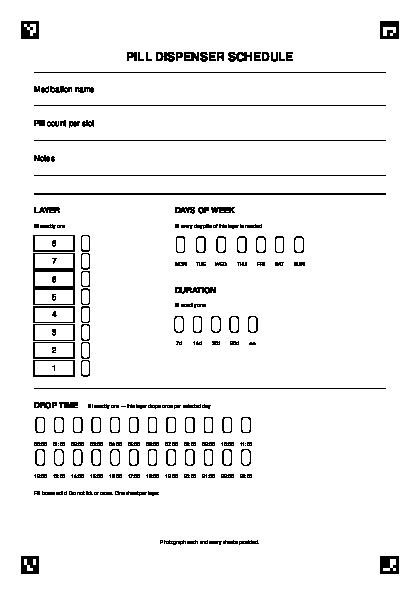
#> input picture pill_dispenser/form_sheet_parser/form_sheet/form_sheet.png, 420 x 595 px
$ python -i form_sheet_parser.py   (imports and definitions only)   (older library calls are emulated)
#> lines starting #> are read from the running program, lines starting #| are printed output that depends on the picture; after the words box and inside, x2 and y2 are one past the last pixel; in counts of white or black regions, pixels touching at a corner belong together
"""Read a filled-in pill dispenser schedule sheet from a photograph.

The sheet is the offline half of SnapCare. A caregiver who cannot use the app —
or who is filling trays for someone else — marks a paper form, photographs it,
and the schedule reaches the dispenser without anyone typing anything. Four
ArUco markers pin the page corners, so the photo can be taken by hand at an
angle and still rectify to a fixed 1000x1000 grid where every bubble has a
known coordinate.

Pipeline
--------
    photo -> detect markers -> warp to 1000x1000 -> threshold -> score bubbles

Reading a bubble is the part that is easy to get wrong. The obvious method —
measure the fraction of dark pixels in a box and call it filled above some
threshold — has a flaw that only shows up on real paper: **an empty bubble is
not empty**. Its own printed outline is ink, and it lands inside the box. So
the fixed cutoff is not really measuring "is this filled", it is measuring
"is this darker than the printed outline was on the day we calibrated". Change
the printer, the paper, the camera's exposure or the ambient light, and the
cutoff drifts out from under you.

So each sheet calibrates itself. Every bubble on the page is scored, and a low
percentile of those scores is taken as *this photograph's* idea of what an
unmarked bubble looks like. Scores are then rescaled against that baseline
before any threshold is applied. A sheet shot in shadow and the same sheet shot
in daylight produce the same answer, because both are measured against their
own paper rather than a remembered one.
"""
from __future__ import annotations

import json
from dataclasses import dataclass, field
from pathlib import Path

import cv2
import numpy as np

DICT = cv2.aruco.getPredefinedDictionary(cv2.aruco.DICT_4X4_50)
SIDE = 1000

HERE = Path(__file__).resolve().parent
DEFAULT_CONFIG = HERE / "form_sheet" / "form_sheet_config.json"

# Variance of the Laplacian, the usual cheap defocus proxy, as a backstop only.
#
# It is deliberately loose, because measurement said it should be. Sweeping
# defocus against synthetic sheets, the gap between a marked bubble and an
# unmarked one barely moves: at four times the nominal blur, marks still score
# 0.39 and up while empty boxes stay under 0.19. Blur does not close that gap —
# what it eventually does is stop the ArUco markers being detectable at all,
# and that failure is caught separately and reported as "could not locate the
# sheet". So the real defence against a bad photograph is the score separation
# itself, and a tight sharpness gate here would only reject sheets that read
# perfectly well.
MIN_SHARPNESS = 15.0
# Below this, the warped page is too dark for the adaptive threshold to mean
# anything and the user should be asked to retake rather than shown a guess.
MIN_MEAN_LUMA = 45.0
# How far the fitted page transform may miss a marker corner, in canonical
# pixels. A bubble is 16x32, so a fit off by half a bubble is already reading
# the wrong box; this refuses well before that.
MAX_FIT_RESIDUAL_PX = 8.0


# ── results ─────────────────────────────────────────────────────────────────

@dataclass
class SheetResult:
    """What one photograph of one sheet says.

    `values` is the answer; everything else exists so a failure can be
    explained to the person holding the camera instead of just refused.
    """

    values: dict
    problems: list[str] = field(default_factory=list)
    scores: dict = field(default_factory=dict)      # group -> {key: normalized score}
    baseline: float = 0.0                           # what an empty bubble scored
    quality: dict = field(default_factory=dict)     # sharpness, luma, markers, residual
    found_page: bool = True                         # were the markers located at all

    @property
    def ok(self) -> bool:
        return self.found_page and not self.problems

    # [26 lines left out: functions to_json, no_page, not called in this run]


# ── fiducials ───────────────────────────────────────────────────────────────

# Page geometry, taken from form_sheet/.form_sheet.tex. These are what the
# printer puts on the paper, so they are the ground truth for where a marker's
# corners are; measuring them off the low-resolution preview PNG instead would
# bake that raster's quantization into the model.
PAGE_W_MM, PAGE_H_MM = 148.0, 210.0     # A5 portrait
MARKER_BOX_MM = 9.0                     # \includegraphics[width=9mm]
MARKER_MARGIN_MM = 6.0                  # inset from each page edge
# generate_aruco_corners pads a 600px marker with a 120px white quiet zone on
# every side, so the black pattern is 600/840 of the placed box and starts
# 120/840 of the way in. The quiet zone is what makes the marker findable at
# all, and it means the pattern is smaller than the 9mm it is placed at.
_PATTERN_FRAC = 600.0 / 840.0
_QUIET_FRAC = 120.0 / 840.0
MARKER_PATTERN_MM = MARKER_BOX_MM * _PATTERN_FRAC          # 6.4286
_INSET_MM = MARKER_MARGIN_MM + MARKER_BOX_MM * _QUIET_FRAC  # 7.2857

# The canonical 1000x1000 space is defined by the four outermost pattern
# corners, which is what the original single-quad warp used — so every bubble
# coordinate already calibrated against it stays valid.
_X0, _Y0 = _INSET_MM, _INSET_MM
_X1, _Y1 = PAGE_W_MM - _INSET_MM, PAGE_H_MM - _INSET_MM

MIN_MARKERS = 3


def _mm_to_canonical(x_mm: float, y_mm: float) -> tuple[float, float]:
    return ((x_mm - _X0) / (_X1 - _X0) * (SIDE - 1),
            (y_mm - _Y0) / (_Y1 - _Y0) * (SIDE - 1))


def canonical_marker_corners() -> dict[int, np.ndarray]:
    """Marker id -> its four corners in canonical space, in detector order.

    `detectMarkers` lists a marker's corners starting at its own top-left and
    going clockwise. Because that ordering is relative to the marker's own
    pattern, it rotates with the page — which is exactly what makes a sheet
    photographed upside down still resolve to an upright rectification.
    """
    size = MARKER_PATTERN_MM
    origins = {                       # top-left of each pattern, in mm
        0: (_X0, _Y0),                            # TL
        1: (PAGE_W_MM - _INSET_MM - size, _Y0),   # TR
        2: (PAGE_W_MM - _INSET_MM - size, PAGE_H_MM - _INSET_MM - size),  # BR
        3: (_X0, PAGE_H_MM - _INSET_MM - size),   # BL
    }
    out = {}
    for i, (ox, oy) in origins.items():
        square = [(ox, oy), (ox + size, oy), (ox + size, oy + size), (ox, oy + size)]
        out[i] = np.array([_mm_to_canonical(x, y) for x, y in square], dtype=np.float32)
    return out


CANONICAL_MARKERS = canonical_marker_corners()


# [11 lines left out: function generate_aruco_corners, not called in this run]


def _detector() -> cv2.aruco.ArucoDetector:
    params = cv2.aruco.DetectorParameters()
    # Sub-pixel refinement costs almost nothing here and directly buys bubble
    # alignment: an error in a marker corner is multiplied across the page by
    # the homography, so half a pixel at the corner is several at the far edge.
    params.cornerRefinementMethod = cv2.aruco.CORNER_REFINE_SUBPIX
    return cv2.aruco.ArucoDetector(DICT, params)


def find_markers(img: np.ndarray) -> dict[int, np.ndarray]:
    """Detected marker id -> its four corners, keeping only the ids we printed."""
    corners, ids, _ = _detector().detectMarkers(img)
    if ids is None:
        return {}
    return {int(i): c[0].astype(np.float32)
            for i, c in zip(ids.flatten(), corners) if int(i) in CANONICAL_MARKERS}


def estimate_page_homography(img: np.ndarray) -> tuple[np.ndarray, dict]:
    """Fit photo -> canonical using every corner of every marker found.

    Returns (3x3 homography, info).

    Why all sixteen corners rather than the four outermost ones: a hand
    steadying the page covers a marker constantly, and the sheet has to be
    readable when one is gone. The obvious repair — treat the page as a
    parallelogram and infer the fourth corner from the other three — is wrong
    under perspective, and wrong in the worst possible way. It does not fail
    loudly; it shifts the whole bubble map by a fraction of the page, so marks
    land in neighbouring bubbles and the sheet reads as a different, entirely
    plausible schedule. That is a silent misreading feeding a machine that
    dispenses medication.

    Each marker instead contributes four correspondences, so three markers give
    twelve well-spread points — far more than the four a homography needs, and
    fitted under the correct projective model rather than an affine
    approximation of it. Fewer than three is refused, because two markers span
    too little of the page to constrain the far corners.
    """
    found = find_markers(img)
    if not found:
        raise ValueError("no markers detected")
    if len(found) < MIN_MARKERS:
        missing = [i for i in range(4) if i not in found]
        raise ValueError(
            f"only {len(found)} of 4 markers detected (missing {missing}); "
            f"need at least {MIN_MARKERS} to locate the page"
        )

    src = np.concatenate([found[i] for i in sorted(found)])
    dst = np.concatenate([CANONICAL_MARKERS[i] for i in sorted(found)])
    M, inliers = cv2.findHomography(src, dst, method=cv2.RANSAC, ransacReprojThreshold=3.0)
    if M is None:
        raise ValueError("could not fit a page transform to the detected markers")

    # Residual in canonical pixels. A bubble is 16x32, so anything approaching
    # that means the map no longer lines up with the paper.
    projected = cv2.perspectiveTransform(src.reshape(-1, 1, 2), M).reshape(-1, 2)
    residual = float(np.max(np.linalg.norm(projected - dst, axis=1)))
    return M, {
        "markers": len(found),
        "marker_ids": sorted(found),
        "residual_px": residual,
        "inliers": int(inliers.sum()) if inliers is not None else len(src),
    }


# [13 lines left out: function detect_aruco_corners, not called in this run]


def warp_form_sheet(img: np.ndarray, transform: np.ndarray) -> np.ndarray:
    """Rectify the page to the SIDE x SIDE image the bubble map is drawn on.

    Accepts either a (4, 2) page quad or a ready 3x3 homography, so the older
    `warp_form_sheet(img, detect_aruco_corners(img))` call still works.
    """
    transform = np.asarray(transform, dtype=np.float32)
    if transform.shape == (3, 3):
        M = transform
    elif transform.shape == (4, 2):
        dst = np.float32([[0, 0], [SIDE - 1, 0], [SIDE - 1, SIDE - 1], [0, SIDE - 1]])
        M = cv2.getPerspectiveTransform(transform, dst)
    else:
        raise ValueError(f"expected a (4,2) quad or a (3,3) homography, got {transform.shape}")
    return cv2.warpPerspective(img, M, (SIDE, SIDE))


# [29 lines left out: function crop_field, not called in this run]


# ── thresholding ────────────────────────────────────────────────────────────

def preprocess_form_sheet(warped: np.ndarray) -> np.ndarray:
    """Grayscale -> blur -> adaptive threshold. Output: ink = 255, paper = 0.

    The threshold is adaptive because a phone photograph of a flat page is
    never evenly lit — there is a bright spot where the lamp is and a shadow
    where the photographer is. A global cutoff turns that gradient into
    "everything on the left is filled".
    """
    gray = warped if warped.ndim == 2 else cv2.cvtColor(warped, cv2.COLOR_BGR2GRAY)
    blur = cv2.GaussianBlur(gray, (5, 5), 0)
    return cv2.adaptiveThreshold(
        blur, 255, cv2.ADAPTIVE_THRESH_GAUSSIAN_C, cv2.THRESH_BINARY_INV,
        blockSize=51, C=10,
    )


def assess_quality(warped: np.ndarray, info: dict | None = None) -> tuple[dict, list[str]]:
    """Cheap "is this photo worth reading" checks, run before any bubble is scored.

    Refusing a bad photograph is the right answer far more often than reading
    one confidently. The user is standing in front of the sheet and can simply
    take another; a wrong schedule reaches a dispenser full of medication.
    """
    gray = warped if warped.ndim == 2 else cv2.cvtColor(warped, cv2.COLOR_BGR2GRAY)
    sharpness = float(cv2.Laplacian(gray, cv2.CV_64F).var())
    luma = float(gray.mean())
    info = info or {}

    problems = []
    if sharpness < MIN_SHARPNESS:
        problems.append(f"photo is out of focus (sharpness {sharpness:.0f} < {MIN_SHARPNESS:.0f})")
    if luma < MIN_MEAN_LUMA:
        problems.append(f"photo is too dark (mean luma {luma:.0f} < {MIN_MEAN_LUMA:.0f})")

    # A large residual means the markers were found but do not agree on where
    # the page is — a crease, a curled sheet, or a marker matched to noise. The
    # bubble map would be laid down in the wrong place, so refuse rather than
    # read whatever happens to fall under it.
    residual = float(info.get("residual_px", 0.0))
    if residual > MAX_FIT_RESIDUAL_PX:
        problems.append(
            f"page does not lie flat (marker fit is off by {residual:.0f}px, "
            f"limit {MAX_FIT_RESIDUAL_PX:.0f}px) — flatten the sheet and retake"
        )

    quality = {"sharpness": sharpness, "mean_luma": luma,
               "markers": int(info.get("markers", 4)), "residual_px": residual}
    return quality, problems


# ── bubble scoring ──────────────────────────────────────────────────────────

# [48 lines left out: functions _fill_ratio, _baseline, _normalize, not called in this run]


def load_config(config_file: str | Path | None = None) -> dict:
    with open(config_file or DEFAULT_CONFIG) as f:
        return json.load(f)


def read_form_sheet(binary: np.ndarray, config_file: str | Path | None = None,
                    quality: dict | None = None,
                    prior_problems: list[str] | None = None) -> SheetResult:
    """Score every bubble group against the calibrated coordinate map.

    Groups are either `one` (exactly one answer — layer, duration, hour) or
    `many` (any subset — days of the week). Both refuse to guess: `one`
    reports nothing when the top two candidates are too close to separate, and
    `many` flags bubbles that sit in the band between clearly-empty and
    clearly-filled. A named problem sends the user back to the sheet, which is
    recoverable; a confident misreading is not.
    """
    cfg = load_config(config_file)
    hw, hh = cfg["half_width"], cfg["half_height"]
    abs_min, margin = cfg["abs_min"], cfg["margin"]
    # Old configs predate self-calibration; honour them literally so a sheet
    # calibrated against the previous behaviour keeps reading the same way.
    normalize = cfg.get("normalize", True)

    raw = {
        name: {key: _fill_ratio(binary, xy[0], xy[1], hw, hh)
               for key, xy in group["bubbles"].items()}
        for name, group in cfg["groups"].items()
    }

    all_raw = [v for group in raw.values() for v in group.values()]
    baseline = _baseline(all_raw) if normalize else 0.0
    scores = {
        name: {k: (_normalize(v, baseline) if normalize else v) for k, v in group.items()}
        for name, group in raw.items()
    }

    values: dict = {}
    problems: list[str] = list(prior_problems or [])

    for name, group in cfg["groups"].items():
        s = scores[name]

        if group["mode"] == "one":
            ranked = sorted(s.items(), key=lambda kv: -kv[1])
            best, second = ranked[0], ranked[1]
            if best[1] < abs_min:
                values[name] = None
                problems.append(f"{name}: nothing filled")
            elif second[1] >= abs_min:
                # Two bubbles are both properly filled. Comparing only the gap
                # between them would quietly pick whichever the pen happened to
                # cover more of — on a sheet where someone marked a box, changed
                # their mind, and marked another without erasing the first. The
                # sheet is asking two different things; only its author can say
                # which was meant.
                values[name] = None
                problems.append(
                    f"{name}: two boxes filled ({best[0]}={best[1]:.2f}, "
                    f"{second[0]}={second[1]:.2f}) — erase one and retake"
                )
            elif best[1] - second[1] < margin:
                values[name] = None
                problems.append(
                    f"{name}: ambiguous ({best[0]}={best[1]:.2f}, {second[0]}={second[1]:.2f})"
                )
            else:
                values[name] = best[0]
        else:
            # Preserve the order the config declares (MON..SUN), not score order —
            # a caller rendering the days back to a human wants them in week order.
            picked = [k for k in group["bubbles"] if s[k] >= abs_min]
            unclear = [k for k in group["bubbles"] if abs_min - margin <= s[k] < abs_min]
            values[name] = picked
            if not picked:
                problems.append(f"{name}: nothing filled")
            if unclear:
                problems.append(f"{name}: borderline {unclear}")

    return SheetResult(values=values, problems=problems, scores=scores,
                       baseline=baseline, quality=quality or {})


# ── top level ───────────────────────────────────────────────────────────────

def parse_form_sheet(img: np.ndarray, config_file: str | Path | None = None) -> SheetResult:
    """Photograph -> SheetResult. The one call the rest of the system needs.

    Never raises for a bad photograph. Not finding the page is an ordinary
    outcome of pointing a camera at something — the sheet is out of frame, a
    thumb is over a marker, the picture is a blur — and the caller's response
    is the same as for any other problem: tell the user what went wrong and let
    them take another. Making that the one case that arrives as an exception
    would buy nothing and would eventually be the branch nobody handled.
    """
    try:
        M, info = estimate_page_homography(img)
    except ValueError as exc:
        return SheetResult.no_page(f"could not locate the sheet: {exc}", config_file)

    warped = warp_form_sheet(img, M)
    quality, problems = assess_quality(warped, info)
    binary = preprocess_form_sheet(warped)
    return read_form_sheet(binary, config_file, quality=quality, prior_problems=problems)


# [5 lines left out: function parse_form_sheet_file, not called in this run]

>>> import cv2
>>> picture = cv2.imread('form_sheet/form_sheet.png')
#> picture is the input picture: shape (595, 420, 3); 94.9% white; black in thin lines or dots, all inside (x1, y1, x2, y2) = (21, 21, 399, 574)
>>> result = parse_form_sheet(picture)
#> in find_markers, `corners, ids, _ = _detector().detectMarkers(img)`: ids = [2, 1, 3, 0]
#> in estimate_page_homography, `found = find_markers(img)`: found = 4 items
#> in estimate_page_homography, `src = np.concatenate([found[i] for i in sorted(found)])`: src = 16 rows, first 8: [20.69, 20.69], [38.31, 20.69], [38.31, 38.31], [20.69, 38.31], [379.7, 20.69], [398.3, 20.69], [398.3, 38.31], [379.7, 38.31]
#> in estimate_page_homography, `dst = np.concatenate([CANONICAL_MARKERS[i] for i in sorted(found)])`: dst = 16 rows, first 8: [0, 0], [48.13, 0], [48.13, 32.86], [0, 32.86], [950.9, 0], [999, 0], [999, 32.86], [950.9, 32.86]
#> in estimate_page_homography, `M, inliers = cv2.findHomography(src, dst, method=cv2.RANSAC, ransacRep..`: M = [[2.65, 3.45e-09, -53.99], [0.000371, 1.81, -36.94], [7.42e-07, 6.9e-12, 1]]; inliers = [1, 1, 1, 1, 1, 1, 1, 1, 1, 1, 1, 1, 1, 1, 1, 1]
#> in estimate_page_homography, `projected = cv2.perspectiveTransform(src.reshape(-1, 1, 2), M).reshape..`: projected = 16 rows, first 8: [0.759, 0.438], [47.36, 0.444], [47.36, 32.26], [0.759, 32.25], [950.3, 0.571], [999.6, 0.577], [999.6, 32.39], [950.3, 32.38]
#> in estimate_page_homography, `residual = float(np.max(np.linalg.norm(projected - dst, axis=1)))`: residual = 0.975
#> in parse_form_sheet, `M, info = estimate_page_homography(img)`: info = {'markers': 4, 'marker_ids': [0, 1, 2, 3], 'residual_px': 0.975, 'inliers': 16}
#> in warp_form_sheet, `transform = np.asarray(transform, dtype=np.float32)`: transform has the same summary as M in estimate_page_homography
#> in warp_form_sheet, `return cv2.warpPerspective(img, M, (SIDE, SIDE))`:
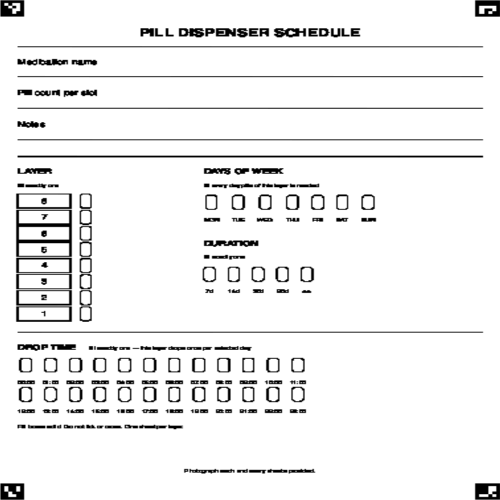
#> returned value: shape (1000, 1000, 3) (shown at 1/2 size); min 0, max 255, mean 239.6
#> in assess_quality, `sharpness = float(cv2.Laplacian(gray, cv2.CV_64F).var())`: sharpness = 1167.1
#> in assess_quality, `luma = float(gray.mean())`: luma = 239.6
#> in assess_quality, `residual = float(info.get("residual_px", 0.0))`: residual = 0.975
#> in assess_quality, `quality = {"sharpness": sharpness, "mean_luma": luma, "markers": int(i..`: quality = {'sharpness': 1167.1, 'mean_luma': 239.6, 'markers': 4, 'residual_px': 0.975}
#> in parse_form_sheet, `quality, problems = assess_quality(warped, info)`: problems = []
#> in preprocess_form_sheet, `return cv2.adaptiveThreshold( blur, 255, cv2.ADAPTIVE_THRESH_GAUSSIAN_..`:
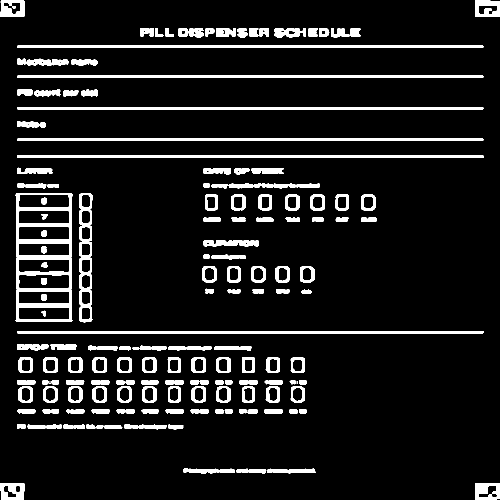
#> returned value: shape (1000, 1000) (shown at 1/2 size); 9.6% white; 164 white regions (4 under 20 px), largest, box (x1, y1, x2, y2) and area: (31, 386, 145, 644) 9495, (34, 310, 968, 316) 5597, (34, 662, 968, 667) 4663
#> (the run stopped early here; a loop or call above may not have finished)
